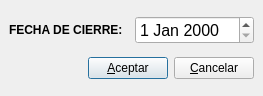
<ui version="4.0" >
 <author>José Manuel Díez Botella</author>
 <class>editafechacierre</class>
 <widget class="QDialog" name="editafechacierre" >
  <property name="geometry" >
   <rect>
    <x>0</x>
    <y>0</y>
    <width>260</width>
    <height>96</height>
   </rect>
  </property>
  <property name="windowTitle" >
   <string>Edita fecha de cierre</string>
  </property>
  <layout class="QVBoxLayout" >
   <property name="margin" >
    <number>9</number>
   </property>
   <property name="spacing" >
    <number>6</number>
   </property>
   <item>
    <layout class="QHBoxLayout" >
     <property name="margin" >
      <number>0</number>
     </property>
     <property name="spacing" >
      <number>6</number>
     </property>
     <item>
      <widget class="QLabel" name="textLabel1" >
       <property name="minimumSize" >
        <size>
         <width>120</width>
         <height>0</height>
        </size>
       </property>
       <property name="maximumSize" >
        <size>
         <width>120</width>
         <height>32767</height>
        </size>
       </property>
       <property name="frameShape" >
        <enum>QFrame::NoFrame</enum>
       </property>
       <property name="frameShadow" >
        <enum>QFrame::Plain</enum>
       </property>
       <property name="text" >
        <string>&lt;b>FECHA DE CIERRE:&lt;/b></string>
       </property>
       <property name="wordWrap" >
        <bool>false</bool>
       </property>
      </widget>
     </item>
     <item>
      <widget class="QDateEdit" name="fechadateEdit" >
       <property name="font" >
        <font>
         <pointsize>12</pointsize>
        </font>
       </property>
      </widget>
     </item>
    </layout>
   </item>
   <item>
    <layout class="QHBoxLayout" >
     <property name="margin" >
      <number>0</number>
     </property>
     <property name="spacing" >
      <number>6</number>
     </property>
     <item>
      <spacer>
       <property name="orientation" >
        <enum>Qt::Horizontal</enum>
       </property>
       <property name="sizeHint" >
        <size>
         <width>40</width>
         <height>20</height>
        </size>
       </property>
      </spacer>
     </item>
     <item>
      <widget class="QPushButton" name="aceptarpushButton" >
       <property name="text" >
        <string>&amp;Aceptar</string>
       </property>
       <property name="shortcut" >
        <string>Alt+A</string>
       </property>
      </widget>
     </item>
     <item>
      <widget class="QPushButton" name="cancelarpushButton" >
       <property name="text" >
        <string>&amp;Cancelar</string>
       </property>
       <property name="shortcut" >
        <string>Alt+C</string>
       </property>
      </widget>
     </item>
    </layout>
   </item>
  </layout>
 </widget>
 <layoutdefault spacing="6" margin="11" />
 <resources/>
 <connections>
  <connection>
   <sender>cancelarpushButton</sender>
   <signal>clicked()</signal>
   <receiver>editafechacierre</receiver>
   <slot>reject()</slot>
   <hints>
    <hint type="sourcelabel" >
     <x>20</x>
     <y>20</y>
    </hint>
    <hint type="destinationlabel" >
     <x>20</x>
     <y>20</y>
    </hint>
   </hints>
  </connection>
 </connections>
</ui>
